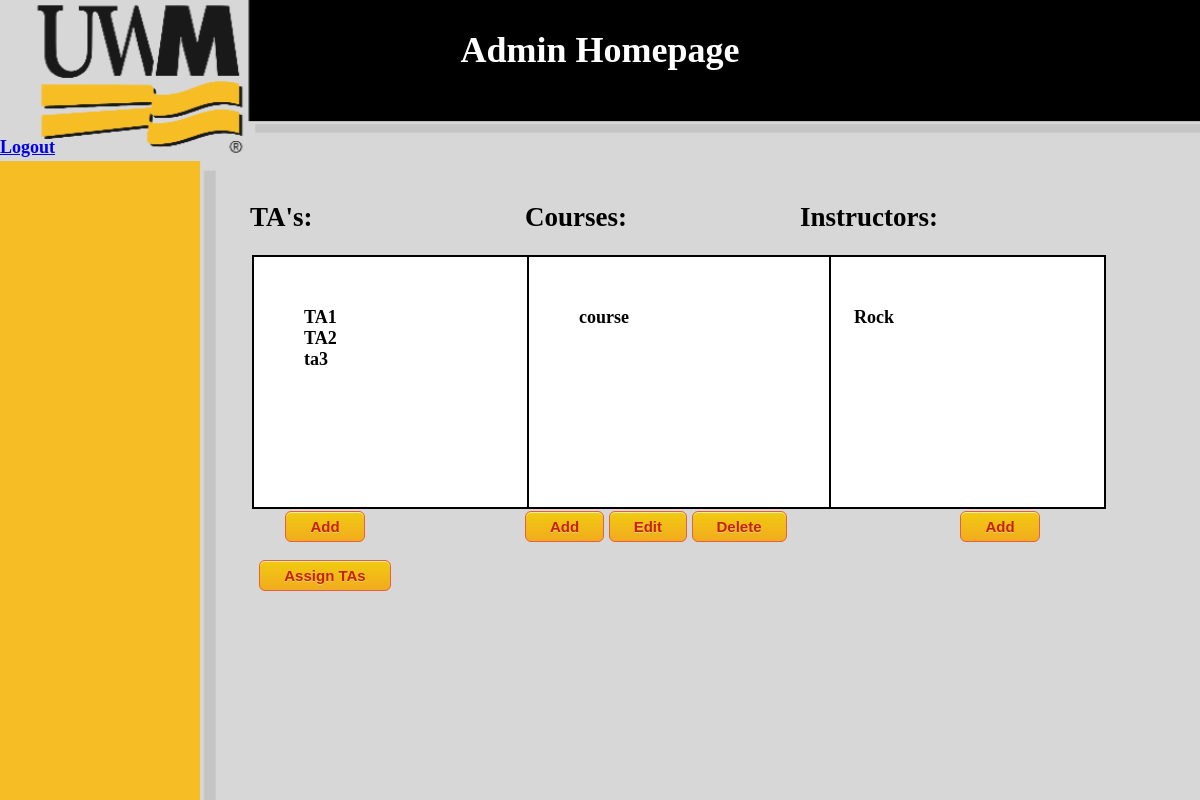
Page /admin_home/ (signed in) on the earlier database version.
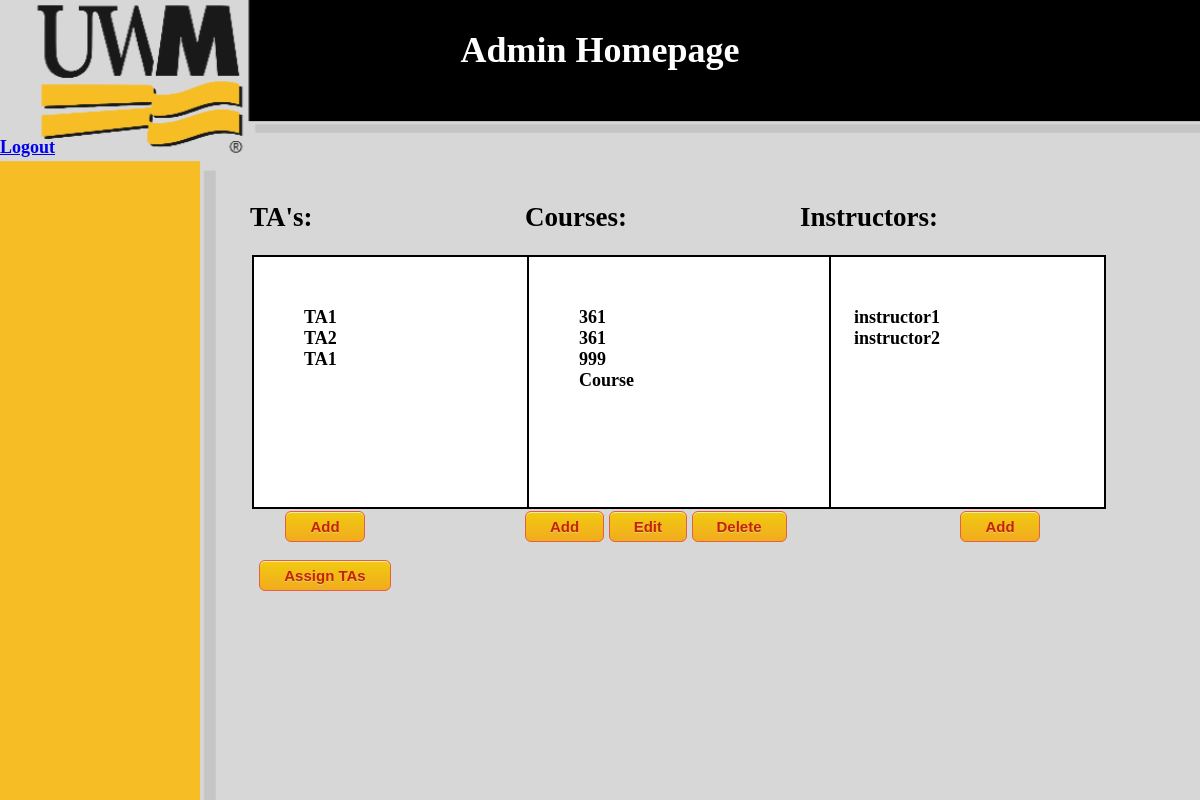
Same page on the later database version.
### TAApp/models.py (models this page shows, shortened)
class TA(models.Model):
    name = models.CharField(max_length=20, null=True)
    project_manager = models.ForeignKey(Instructor, on_delete=models.CASCADE, null=True)
    role = "TA"
    def __str__(self):
        return self.name

class Course(models.Model):
    name = models.CharField(max_length=20, null=True)
    description = models.CharField(max_length=50, null=True)
    project_manager = models.ForeignKey(Administrator, on_delete=models.CASCADE, null=True, blank=True, default="")
    instructor = models.ForeignKey(Instructor, on_delete=models.CASCADE, default="")
    instructorTA = models.ForeignKey(TA, on_delete=models.CASCADE, default="")

class Instructor(models.Model):
    name = models.CharField(max_length=20, null=True)
    project_manager = models.ForeignKey(Administrator, on_delete=models.CASCADE, null=True)
    role = "Instructor"
    def __str__(self):
        return self.name

### TAApp/views.py (the view)
# urls.py: path('admin_home/', Admin_home.as_view(), name='admin_home'),
class Admin_home(View):
    def get(self, request):
        loggedIn = request.session.get("name")
        if MyUser.objects.filter(name=loggedIn).exists():
            user = MyUser.objects.get(name=loggedIn)
            if valid(user.role, "Admin"):
                TAList = list(map(str, TA.objects.all()))
                InstructorList = list(map(str, Instructor.objects.all()))
                CourseList = list(Course.objects.all())
                return render(request, "admin_home.html",
                              {"TAs": TAList, "instructors": InstructorList, "courses": CourseList})
            else:
                return render(request, "login.html", {"message": "unauthorized access"})

### TAApp/views.py (called while the page is built)
def valid(user_role, expected):
    if user_role == expected:
        return True
    else:
        return False

### templates/admin_home.html (shortened to what this page needs)
{% load static %}
<link rel="stylesheet" type="text/css" href="{% static '/css/style.css' %}"/>
<!DOCTYPE html>
<html lang="en">
<head>
</head>
<body>
<div class="bg">
    <div class="HeaderHome"></div>
<h1 class="home">Admin Homepage</h1>
<br/>
<br/>
<a href="/login/">Logout</a>
    <br/>
    <br/>
  <div class="column_left">
      <div class="Left">
      <div class="left">
      <h2>TA's:</h2>
      <form action="/admin_home/"  id = "TAs" method="post">
      <div id="TAList">
    {% for i in TAs %}
    {{ i }}<br/>
    {% endfor %}
      </div>
</form>
        <form action ="/TAs/">
          <input type="submit" value="Add">
        </form>
          <form action ="/assign_TAs/">
              <input type="submit" value="Assign TAs">
          </form>
  </div>
  </div>
  </div>
  <div class="column_center">
        <div class="Left">
            <h2>Courses:</h2>
      <form action="/admin_home/"  id = "Courses" method="post">
      <div id="CourseList">
    {% for course in courses %}
    {{ course.name }}<br/>
    {% endfor %}
      </div>
</form><form action ="/courses/" style="display:inline-block">
          <input style="display:inline-block" type="submit" value="Add">
        </form>
        <form action ="/editcourse/" style="display:inline-block">
          <input style="display:inline-block" type="submit" value="Edit">
        </form>
            <form action ="/deletecourse/" style="display:inline-block">
          <input style="display:inline-block" type="submit" value="Delete">
        </form>
  </div>
  </div>
  <div class="column_right">
            <h2>Instructors:</h2>
      <form action="/admin_home/"  id = "Instructors" method="post">
      <div id="InstructorList">
    {% for i in instructors %}
    {{ i }}<br/>
    {% endfor %}
      </div>
</form>
              <form action ="/instructors/">
          <input type="submit" value="Add">
        </form>
</div>
</div>
</body>
</html>

Differences in the rows shown:
changed Course (number 1 of 4 on the later page): name "course" → "361"
added Course: name "361"
added Course: name "999"
added Course: name "Course"
added Instructor: instructors "instructor2"
Other differences:
new list line: "TA1"
new list line: "instructor1"
list line gone: "ta3"
list line gone: "Rock"
